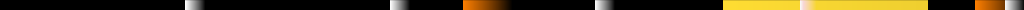
Frame 1 (no input)
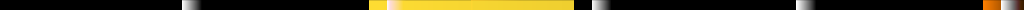
Frame 60 (the mouse pressed at the canvas centre just before this capture)
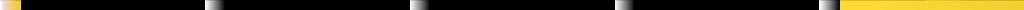
Frame 120 (the mouse held since frame 60 and released just before this capture)

The Processing sketch that drew these frames (run headless with seeded random() and noise(); from frame 60 on, the mouse is pressed at the canvas centre):

// Processing sketch: linear_visualiser
// ── linear_visualiser.pde
//import java.util.Map;
import java.util.List;

////////////////////////////////////////////////////////////////////////////////
//
////////////////////////////////////////////////////////////////////////////////


interface SoundVisualiser {
  void update(float time);
  void render(float time);
}

interface LinearWave {
  // Calculates the color values for time and 1-D space coordinates)
  color plot(float time, float x);
}

////////////////////////////////////////////////////////////////////////////////
//
////////////////////////////////////////////////////////////////////////////////
class SquareWave implements LinearWave {
  
  //
  // The total length is 1.0 * N
  //
  int resolution;    // Number of items (leds, pixels, along the linear dim)
  float freq;        // Number of pulses per second
  float lambda;      // Number of pixels/leds/elements of a wavelength
  float dutyCycle;   // proportion in high state (0,1)
  float hue;         // valued between (0.0,360.0)
  float saturation;  // valued between (0.0, 100.0)
  float timeGamma;   // time distortion to get "jumpy" beats 

  
  SquareWave(
    int resolution,
    float freq,
    float lambda,
    float dutyCycle,
    float hue,
    float saturation,
    float timeGamma
  ) {
    this.resolution= resolution;
    this.freq = freq;
    this.lambda = lambda;
    this.dutyCycle = dutyCycle;
    this.hue = hue;
    this.saturation = saturation;
    this.timeGamma = timeGamma;
  }

  color plot(float time, float x) {
    color result;
    
    float partOfOneCycle = pow( (freq * time) % 1, timeGamma);
    float xMod = abs( x - lambda * partOfOneCycle ) % resolution;
    //float xMod = abs( (x - lambda*freq * time) % resolution );
    // TODO: does this make sense?
    float modBeforeGamma = ( xMod % lambda) / lambda;
    float mod = pow(modBeforeGamma, timeGamma);
    if (mod > (1-dutyCycle) ) {
      float b = 100.0 / dutyCycle * (-mod + 1);
      result = color(hue, saturation, b, 100.0);
    } else {
      result = color(0, 0, 0, 100.0); 
    }
    return result;
  }
}


class LinearSoundVisualiser implements SoundVisualiser {
  
  float tempo = 120.0;
  int resolution = 512; 
  
  List<SquareWave> waves = new ArrayList();
  
  LinearSoundVisualiser(
    int resolution
   ) { 
    this.resolution = resolution;
    SquareWave w0 = new SquareWave(resolution + 1, -1.0, resolution / 5.0, 0.4, 0.0, 0.0, 5.0 );
    SquareWave w1 = new SquareWave(resolution, 1.0, resolution / 2, 0.4, 30.0, 100.0, 5.0 );
    SquareWave w2 = new SquareWave(resolution, -1/4.0, resolution * 4, 0.8, 50.0, 80.0, 1.0 );
    waves.add(w0);
    waves.add(w1);
    waves.add(w2);
  }
  
  void update(float time) {
  }
  
  void render(float time) {
    
    for (LinearWave w : waves) {

       for (int i =0; i < resolution; i++) {
           color c = w.plot(time, float(i));
           stroke(c);
           line(i, 0, i, height);       
       } 
    }
  }
}

////////////////////////////////////////////////////////////////////////////////
//
////////////////////////////////////////////////////////////////////////////////

LinearSoundVisualiser visualiser;
SquareWave wave;



////////////////////////////////////////////////////////////////////////////////
//
////////////////////////////////////////////////////////////////////////////////

void setup() {
  
  println("setup");
  //noLoop();
  
  size(1024, 10);
  background(0);
  blendMode(LIGHTEST);
  colorMode(HSB, 360.0, 100.0, 100.0, 100.0);
  noStroke();
  
  visualiser = new LinearSoundVisualiser(width);
  
 
  println();
  
}

void draw() {
  
  background(0);
  visualiser.render(millis()/1000.0);
  
  
}
